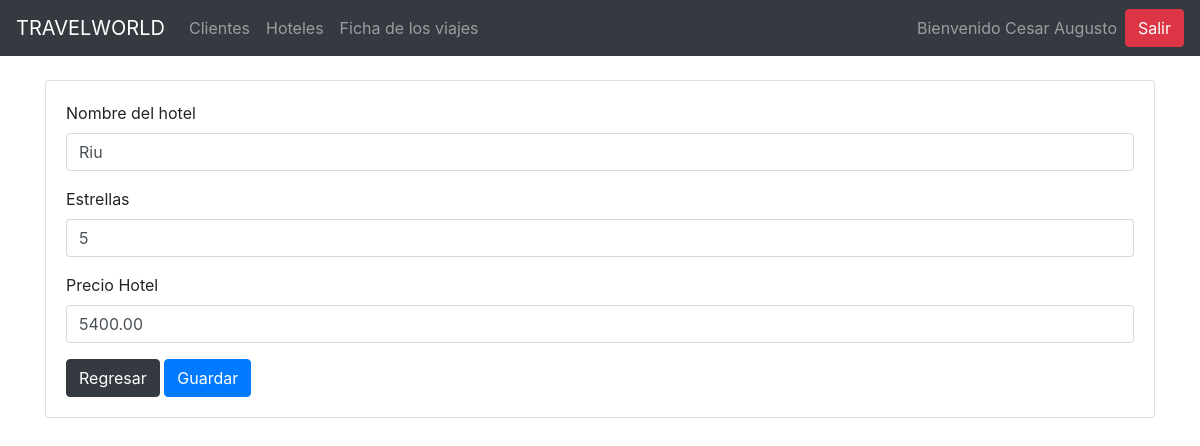
The page /?page=adm-hotel-editar&id=4 (signed in) on the database its author committed.
### tables this page shows
CREATE TABLE `hoteles` (
  `idHotel` int(11) NOT NULL AUTO_INCREMENT,
  `nombreHotel` varchar(30) NOT NULL,
  `estrellas` char(1) NOT NULL,
  `precioHotel` decimal(12,2) NOT NULL,
  PRIMARY KEY (`idHotel`)
);

### resources/class/class.connection.php (called while the page is built, shortened)
<?php
$db = Connection("travelworld");
function Connection($database,$usr="root",$pass=""){
    $obj= new DBObject("localhost",$database,$usr,$pass);
    $obj->execute("set names utf8",array());
    return($obj);
}
class DBObject {
    private $conn;
    private $rs;
    private $mode;
    function __construct($host,$database,$usuario,$password=""){
        try{
            $this->conn = new PDO("mysql:host={$host};dbname={$database}", $usuario, $password);
       	    $this->conn->setAttribute(PDO::ATTR_ERRMODE, PDO::ERRMODE_EXCEPTION);
        } catch(PDOException $e){
            echo "ERROR: " . $e->getMessage();
        }
    }
    function fetchObject(){
        $this->mode = PDO::FETCH_OBJ;
    }
	function query($sql,$params=array())
	{
	    try {
           $this->rs = $this->conn->prepare($sql);
           $this->rs->execute($params);
           $this->rs->setFetchMode($this->mode);
           return($this->rs);
        }
        catch(Exception $e) {
           $this->showDebug($sql,$e);
        }
	}
	function record($sql,$params=array(), $array=false)
	{
	    $this->query($sql,$params);
    	return ($this->next($this->rs));
	}
	function execute($sql,$params=array())
	{
	    try {
           $this->rs = $this->conn->prepare($sql);
           $this->rs->execute($params);
        }
        catch(Exception $e) {
           $this->showDebug($sql,$e);
        }
	}
	function next($rs)
	{
	    if($rs)
            return($rs->fetch());
        else
    		return($this->rs->fetch());
	}
}
?>

### models/model.hotel.php (called while the page is built, shortened)
<?php
require_once("model.base.php");
$hotel = new Hotel($db);
?>

### models/model.base.php (called while the page is built, shortened)
<?php
require_once($_SERVER["DOCUMENT_ROOT"] . "/travelworld/resources/class/class.connection.php");
class Model {
    public    $db;
    private   $view;
    private   $key;
    public function __construct($db) {
        $this->db   = $db;
    }
    public function setView ($v) {$this->view =$v;}
    public function setKey  ($k) {$this->key  =$k;}
    public function getOne($id){
        $this->data=$this->db->record("SELECT * FROM {$this->view} WHERE {$this->key}=?",array($id));
    }
}
?>

### views/user/administrador/hotel_editar.php (the view, shortened to what this page needs)
<?php
    include $base_dir . "/models/model.hotel.php";
    $id = $_GET['id'];
    $hotel->getOne($id);
?>
    <body>
    <br>
    <div class="container">
        <div class="row">
            <div class="col-md-12">
                <div class="card">
                    <div class="card-body">
                        <form action="controllers/controller.hotel.php" method="post">
                        <div class="form-group">
                            <label>Nombre del hotel </label>
                            <input class="form-control" type="text" name='nom' value='<?=$hotel->data->nombreHotel?>'/>
                        </div>
                        <div class="form-group">
                                <label>Estrellas </label>
                                <input type="text" class="form-control" name="est" value="<?=$hotel->data->estrellas?>">
                        </div>
                        <div class="form-group">
                                <label>Precio Hotel</label>
                                <input type="text" class="form-control" name="pre" value="<?=$hotel->data->precioHotel?>">
                        </div>
                            <a href="?page=hoteles" class="btn btn-dark">Regresar</a>
                            <input type="submit" class="btn btn-primary" value="Guardar">
                        </form>
                    </div>
                </div>
            </div>
        </div>
        <br>
    </div>

### rows shown on the page
hoteles: nom "Riu", est "5", pre "5400.00"

### other values the page prints
$_SESSION['usuario']->nombreUsuario "Cesar Augusto"
